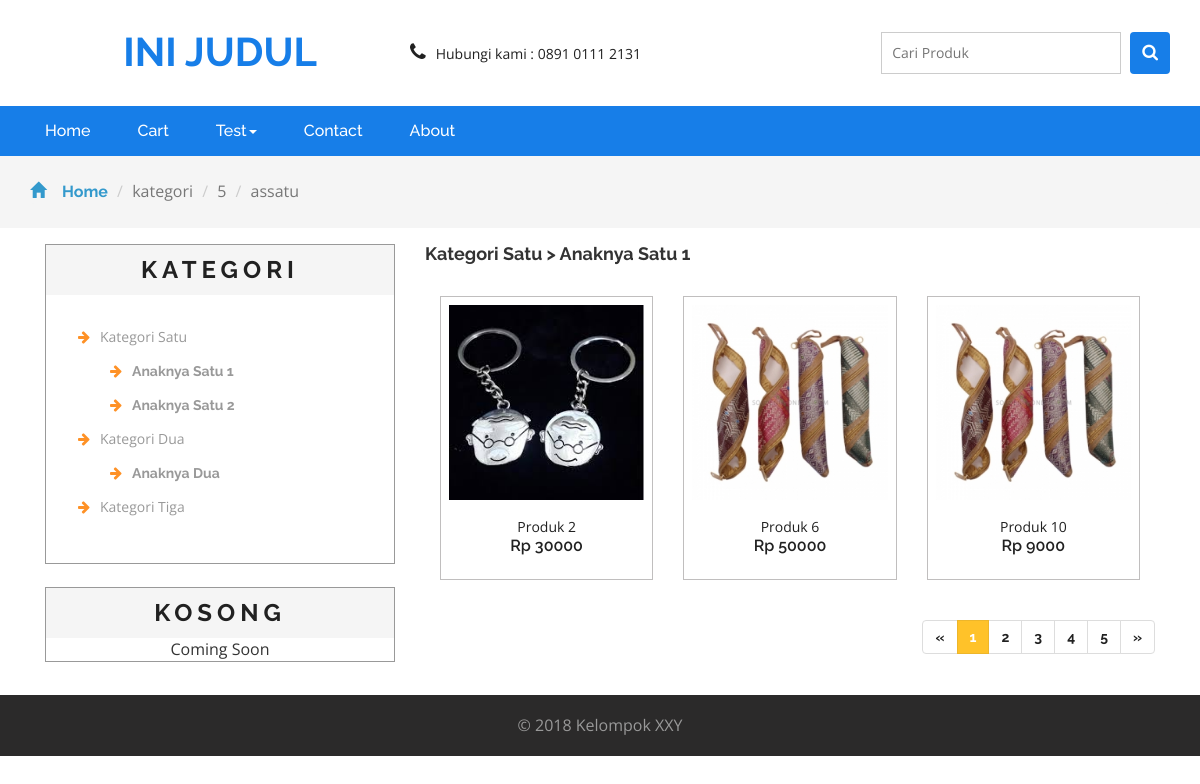
Screenshot of /kategori/5/assatu with the database file from the repository.
### tables this page shows
CREATE TABLE `twm_pref` (
  `id` int(10) unsigned NOT NULL AUTO_INCREMENT,
  `pref_name` varchar(100) DEFAULT NULL,
  `pref_value` varchar(100) DEFAULT NULL,
  PRIMARY KEY (`id`)
);

CREATE TABLE `twm_menu` (
  `id` int(10) unsigned NOT NULL AUTO_INCREMENT,
  `menu_name` varchar(50) DEFAULT NULL,
  `menu_parent` int(11) DEFAULT NULL,
  `menu_link` varchar(50) DEFAULT NULL,
  `menu_status` smallint(1) DEFAULT NULL,
  `menu_urutan` int(11) DEFAULT NULL,
  `menu_show` smallint(6) DEFAULT '1',
  PRIMARY KEY (`id`)
);

CREATE TABLE `produk` (
  `id` int(10) unsigned NOT NULL AUTO_INCREMENT,
  `kategori_id` int(10) unsigned NOT NULL,
  `produk_nama` varchar(50) DEFAULT NULL,
  `produk_harga` double DEFAULT NULL,
  `produk_satuan` varchar(30) DEFAULT NULL,
  `produk_desc` text,
  `produk_status` smallint(1) DEFAULT '1',
  `produk_img` varchar(255) DEFAULT 'default.jpg',
  PRIMARY KEY (`id`)
);

CREATE TABLE `kategori` (
  `id` int(10) unsigned NOT NULL AUTO_INCREMENT,
  `kat_nama` varchar(30) DEFAULT NULL,
  `kat_parent` int(11) DEFAULT NULL,
  `kat_link` varchar(30) DEFAULT NULL,
  `kat_urutan` int(11) DEFAULT '99',
  `kat_show` smallint(1) DEFAULT '1',
  PRIMARY KEY (`id`)
);

### func/Connect.php (called while the page is built, shortened)
<?php
class Connect {
	private $servername = "localhost";
	private $username = "root";
	private $passwordData = "";
	private $dbname = "twm_db";
	public function connect() {
		$this->conn = new mysqli($this->servername, $this->username, $this->passwordData, $this->dbname);
		return $this->conn;
	}
}

### func/DbFunctions.php (called while the page is built, shortened)
<?php
class DbFunctions {
	private $conn;
	function __construct() {
		require_once 'Connect.php';
		$db = new Connect();
		$this->conn = $db->connect();
	}
	public function getProdukByKategori($start = 'x', $limit = 9, $kategori = "") {
		$sql = "SELECT a.*, b.kat_nama
		FROM produk a
		JOIN kategori b ON a.kategori_id = b.id
		WHERE a.kategori_id = ?
		LIMIT ?, ?";
		$stmt = $this->conn->prepare($sql);
		$stmt->bind_param("sss", $kategori, $start, $limit);
		if ($stmt->execute()) {
			$ds = array();
			$result = $stmt->get_result();
			while($row = $result->fetch_assoc()) {
				$ds[] = $row;
			}
			return $ds;
		} else {
			return FALSE;
		}
	}
	public function getKategori($k_id = 1) {
		$sql = "SELECT * FROM kategori
		WHERE kat_parent = ? AND kat_show = 1
		ORDER BY kat_urutan";
		$stmt = $this->conn->prepare($sql);
		$stmt->bind_param("s", $k_id);
		if ($stmt->execute()) {
			$ds = array();
			$result = $stmt->get_result();
			while($row = $result->fetch_assoc()) {
				$ds[] = $row;
			}
			return $ds;
		} else {
			return FALSE;
		}
	}
	public function getKategoriById($k_id = 1) {
		$sql = "SELECT CONCAT(b.kat_nama, ' > ', a.kat_nama)'kategori'
		FROM kategori a
		JOIN kategori b ON a.kat_parent = b.id
		WHERE a.id = ? LIMIT 1";
		$stmt = $this->conn->prepare($sql);
		$stmt->bind_param("s", $k_id);
		if ($stmt->execute()) {
			$result = $stmt->get_result()->fetch_assoc();
			return $result;
		} else {
			return FALSE;
		}
	}
	public function getMenu($k_id = 1) {
		$sql = "SELECT a.*, COUNT(b.id)'hc' FROM twm_menu a
		LEFT JOIN twm_menu b ON a.id = b.menu_parent
		WHERE a.menu_status = 1 AND a.menu_parent = ?
		GROUP BY a.id ORDER BY menu_urutan";
		$stmt = $this->conn->prepare($sql);
		$stmt->bind_param("s", $k_id);
		if ($stmt->execute()) {
			$ds = array();
			$result = $stmt->get_result();
			while($row = $result->fetch_assoc()) {
				$ds[] = $row;
			}
			return $ds;
		} else {
			return FALSE;
		}
	}
	public function getPref($pn) {
		$sql = "SELECT pref_value FROM twm_pref
		WHERE pref_name = ? LIMIT 1";
		$stmt = $this->conn->prepare($sql);
		$stmt->bind_param("s", $pn);
		if ($stmt->execute()) {
			$result = $stmt->get_result()->fetch_assoc();
			return $result['pref_value'];
		} else {
			return FALSE;
		}
	}
}

### pages/kategori.php (the view, shortened to what this page needs)
<?php
include 'pages/head.php';
if(!empty($r[1])) :
  $ds = $fun->getProdukByKategori(0, 9, $r[1]);
  $kategori = $fun->getKategoriById($r[1]);
  $x = 1;
  $jumlah = count($ds);
  ?>
  <div class="products-right-grids">
    <h4><?=$kategori['kategori']?></h4>
  </div>
  <?php foreach($ds as $data) : ?>
    <?php if($x == 1 || $x%3 == 1): ?>
      <div class="agile_top_brands_grids">
      <?php endif; ?>
      <div class="col-md-4 top_brand_left">
        <div class="hover14 column">
          <div class="agile_top_brand_left_grid">
            <div class="">
              <a href="<?=$basepath?>produk/<?=$data['id']?>/<?=strtolower(str_replace(' ', '-', $data['produk_nama']))?>"><img src="<?=$basepath?>images/product/<?=$data['produk_img']?>" alt="<?=$data['produk_img']?>" class="img-responsive"></a>
            </div>
            <div class="agile_top_brand_left_grid1">
              <div class="snipcart-item block">
                <div class="snipcart-thumb">
                  <p><?=$data['produk_nama']?></p>
                  <h4>Rp <?=$data['produk_harga']?></h4>
                </div>
              </div>
            </div>
          </div>
        </div>
      </div>
      <?php if($x%3 == 0 || $x == $jumlah): ?>
      </div>
    <?php endif; ?>
    <?php $x++ ?>
  <?php endforeach; ?>
  <nav class="numbering">
    <ul class="pagination paging">
      <li>
        <a href="#" aria-label="Previous">
          <span aria-hidden="true">&laquo;</span>
        </a>
      </li>
      <li class="active"><a href="#">1<span class="sr-only">(current)</span></a></li>
      <li><a href="#">2</a></li>
      <li><a href="#">3</a></li>
      <li><a href="#">4</a></li>
      <li><a href="#">5</a></li>
      <li>
        <a href="#" aria-label="Next">
          <span aria-hidden="true">&raquo;</span>
        </a>
      </li>
    </ul>
  </nav>
<?php else : ?>
  Kategori tidak ditemukan
<?php endif ?>
<?php include 'pages/foot.php'; ?>

### pages/head.php (shortened to what this page needs)
<?php
include_once('func/DbFunctions.php');
$basepath = implode('/', array_slice(explode('/', $_SERVER['SCRIPT_NAME']), 0, -1)) . '/';
$fun = new DbFunctions();
$kts = $fun->getKategori();
$mns = $fun->getMenu();
?>
<!DOCTYPE html>
<html>
<head>
	<link href="<?=$basepath?>assets/css/bootstrap.css" rel="stylesheet" type="text/css" media="all" />
	<link href="<?=$basepath?>assets/css/style.css" rel="stylesheet" type="text/css" media="all" />
	<link href="<?=$basepath?>assets/css/font-awesome.css" rel="stylesheet">
</head>
<body>
	<div class="logo_products">
		<div class="container">
			<div class="w3ls_logo_products_left">
				<h1><a href="<?=$basepath?>"><?=$fun->getPref("nama_toko")?></a></h1>
			</div>
			<div class="w3ls_logo_products_left1">
				<ul class="phone_email">
					<li><i class="fa fa-phone" aria-hidden="true"></i>Hubungi kami : <?=$fun->getPref("no_telp")?></li>
				</ul>
			</div>
			<div class="w3l_search">
				<form action="#" method="post">
					<input type="search" name="Search" placeholder="Cari Produk" required="">
					<button type="submit" class="btn btn-default search" aria-label="Left Align">
						<i class="fa fa-search" aria-hidden="true"> </i>
					</button>
				</form>
			</div>
			<div class="clearfix"> </div>
		</div>
	</div>
	<div class="navigation-agileits">
		<div class="container">
			<nav class="navbar navbar-default">
				<div class="collapse navbar-collapse" id="bs-megadropdown-tabs">
					<ul class="nav navbar-nav">
						<?php foreach($mns as $mn) :?>
							<?php if($mn['hc'] == 0) :?>
								<li class="active"><a href="<?=$basepath.$mn['menu_link']?>" class="act"><?=$mn['menu_name']?></a></li>
							<?php else : ?>
								<li class="dropdown">
									<a href="#" class="dropdown-toggle" data-toggle="dropdown"><?=$mn['menu_name']?><b class="caret"></b></a>
								</li>
							<?php endif; ?>
						<?php endforeach; ?>
					</ul>
				</div>
			</nav>
		</div>
	</div>
	<div class="breadcrumbs">
		<div class="container">
			<ol class="breadcrumb breadcrumb1 animated wow slideInLeft" data-wow-delay=".5s">
				<li><a href="<?=$basepath?>"><span class="glyphicon glyphicon-home" aria-hidden="true"></span>Home</a></li>
				<?php foreach($r as $rr): ?>
					<li class="active"><?=$rr?></li>
				<?php endforeach?>
			</ol>
		</div>
	</div>
	<div class="products">
		<div class="container">
			<div class="col-md-8 col-md-push-4 products-right">

### pages/foot.php (shortened to what this page needs)
		</div>
		<div class="col-md-4 col-md-pull-8 products-left">
			<div class="categories">
				<h2>Kategori</h2>
				<ul class="cate">
					<?php foreach ($kts as $kt) : ?>
						<li><i class="fa fa-arrow-right" aria-hidden="true"></i><?=$kt['kat_nama']?></li>
						<ul>
							<?php $kcs = $fun->getKategori($kt['id']); ?>
							<?php foreach ($kcs as $kc) : ?>
								<li><a href="<?=$basepath.'kategori/'.$kc['id'].'/'.$kc['kat_link']?>"><i class="fa fa-arrow-right" aria-hidden="true"></i><?=$kc['kat_nama']?></a></li>
							<?php endforeach ?>
						</ul>
					<?php endforeach ?>
				</ul>
			</div>
			<br/>
			<div class="categories">
				<h2>Kosong</h2>
				<p class="text-center">Coming Soon</p>
			</div>
		</div>
	</div>
</div>
<div class="footer">
	<div class="footer-copy">
		<div class="container">
			<p>&copy; <?= date('Y'). ' ' .$fun->getPref("kelompok")?></a></p>
		</div>
	</div>
</div>
</body>
</html>

### assets/css/style.css (style rules this page uses)
.img-responsive { width: 100%; }
html, body { font-size: 100%; font-family: 'Open Sans', sans-serif; background:#ffffff; }
ul li,ol li { font-size:14px; }
p { margin:0; }
h1,h2,h3,h4,h5,h6,a { font-family: 'Raleway', sans-serif; margin:0; font-weight:700; }
ul,label { margin:0; padding:0; }
.agile_top_brand_left_grid { position: relative; display: block; }
.w3l_search { float: right; width: 25.33%; margin: 0em 0 0em 0em; }
.w3l_search input[type="search"] { width: 83%; padding:10px; font-size: 14px; color: #999; outline: none; border: 1px solid #cccccc; background: none; -webkit-appearance: none; transition: 0.5s all; -webkit-transition: 0.5s all; -moz-transition: 0.5s all; }
i.fa.fa-phone { margin-right: 10px; font-size: 20px; }
button.btn.btn-default.search { background: #177ee8; padding: 11px 12px 11px; float: right; outline: none; border: none; }
.w3l_search input[type="search"] { margin-top:0px; }
.w3l_search i.fa.fa-search { font-size: 17px; color:#fff; }
.logo_products { padding: 2em 0; }
.w3ls_logo_products_left { float: left; text-align: center; width: 33.33%; }
.w3ls_logo_products_left h1 a { font-size: 40px; color: #177ee8; text-decoration: none; text-transform: uppercase; display: block; line-height: 1; }
.w3ls_logo_products_left1 { float: left; margin-top: 0.6em; width: 33.33%; }
.w3ls_logo_products_left1 ul.phone_email li { display:inline-block; color:#212121; }
.navbar-default .navbar-nav > li > a { color: #fff; font-size: 16px; font-weight: 500; }
.navbar-default .navbar-nav > .active > a, .navbar-default .navbar-nav > .active > a:hover, .navbar-default .navbar-nav > .active > a:focus { background-color: transparent; color: #fff !important; }
.navbar-default .navbar-collapse, .navbar-default .navbar-form { border: none; }
.navbar { position: relative; min-height: 50px; margin-bottom: 10px; border: 1px solid transparent; }
.navbar-default { background: none; border: none; }
.navbar-collapse { padding: 0; }
.navigation-agileits { background: #177ee8; }
.navbar-nav > li { float: left; margin-left: 17px; }
.navbar-nav > li:nth-child(1) { margin-left: 0px; }
.navbar-collapse { padding: 0; box-shadow: none; }
.navbar { margin-bottom: 0; border: none; }
.agile_top_brand_left_grid { background: #FFFFFF; padding: .5em; position:relative; }
.agile_top_brand_left_grid1 { padding:1em; }
.agile_top_brand_left_grid1 p { color:#212121; line-height:1.5em; text-transform:capitalize; font-size:14px; text-align: center; }
.agile_top_brand_left_grid1 h4,.agileinfo_single_right_snipcart h4 { font-weight:600; font-size:1em; color:#212121; text-align: center; }
.column div.agile_top_brand_left_grid { position: relative; margin:0; }
.agile_top_brands_grids { margin-bottom: 20px; }
.hover14.column { border: 1px solid #c0bebe; }
.footer { padding: 1em 0 1em; background: #2b2a2a; }
i.fa.fa-arrow-right { color: #fe9126; margin-right: 10px; }
.footer-copy p { text-align:center; color:#999; line-height:1.8em; }
.breadcrumb1 li span { left: 0em; padding-right: 1em; color: #3399cc; }
.breadcrumbs { padding: 1.5em 0; background: #f5f5f5; }
.breadcrumb { margin-bottom: 0 !important; padding: 0 !important; }
.breadcrumb1 li { font-size: 1em; color: #999; }
.breadcrumb1 li a { color: #3399cc; text-decoration: none; }
.products { padding: 1em 0; }
.products-right-grids { margin-bottom: 2em; }
.numbering { text-align:right; }
.paging > .active > a,.paging > .active > a:hover { background-color:#ffc229; border-color:#EDB62B; }
.pagination > li > a { color:#212121; }
.categories,.new-products { border:1px solid #999; }
.categories h2 { font-size: 1.5em; color: #212121; margin: 0; padding: .5em; background: #f5f5f5; text-transform: uppercase; text-align: center; letter-spacing: 5px; }
.categories ul.cate,.new-products-grids { padding:2em; }
.categories ul li { display:block; color:#999; font-size:14px; margin-bottom:1em; }
.categories ul li a { color:#999; text-decoration:none; }
ul.cate ul { margin-left:2em; }
.glyphicon { position: relative; top: 1px; display: inline-block; font-family: 'Glyphicons Halflings'; font-style: normal; font-weight: 400; line-height: 1; -webkit-font-smoothing: antialiased; -moz-osx-font-smoothing: grayscale; color: #777; }

### rows the page displays
twm_pref: pref_value "INI JUDUL"
twm_pref: pref_value "0891 0111 2131"
twm_menu: menu_name "Home"
twm_menu: menu_name "Cart"
twm_menu: menu_name "Test"
twm_menu: menu_name "Contact"
twm_menu: menu_name "About"
produk: produk_img (picture), produk_nama "Produk 2", produk_harga "30000"
produk: produk_img (picture), produk_nama "Produk 6", produk_harga "50000"
produk: produk_img (picture), produk_nama "Produk 10", produk_harga "9000"
kategori: kat_nama "Kategori Satu"
kategori: kat_nama "Anaknya Satu 1"
kategori: kat_nama "Anaknya Satu 2"
kategori: kat_nama "Kategori Dua"
kategori: kat_nama "Anaknya Dua"
kategori: kat_nama "Kategori Tiga"
twm_pref: pref_value "Kelompok XXY"

### other values shown
$rr "kategori"
$rr "5"
$rr "assatu"
$kategori['kategori'] "Kategori Satu > Anaknya Satu 1"
